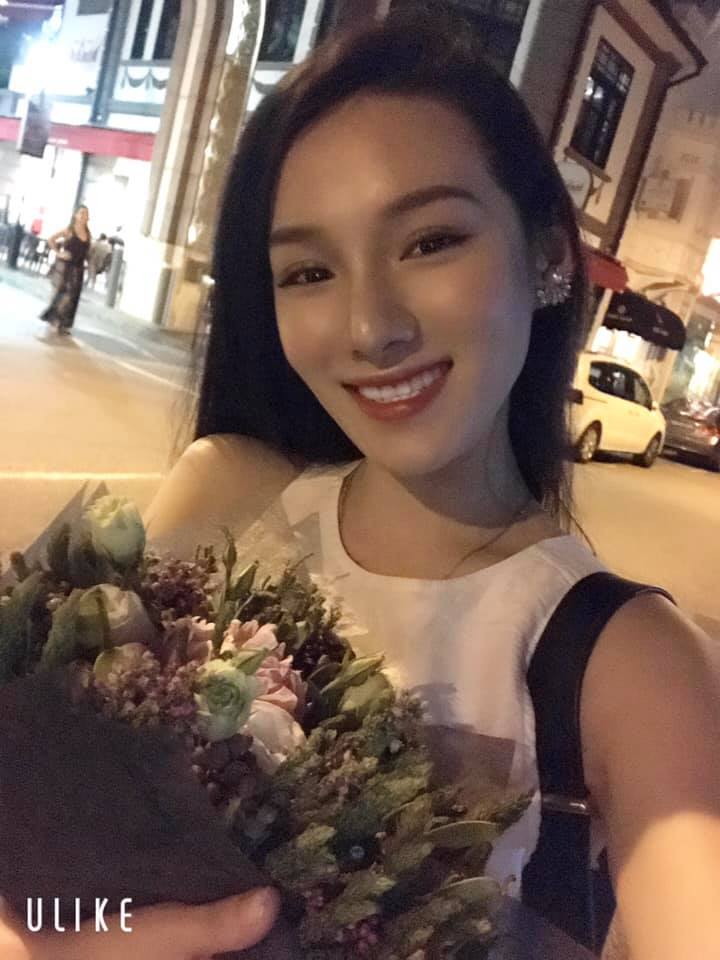
#> input picture training-data/s0/1.jpg, 720 x 960 px
$ python detectFace.py
#> lines starting #> are read from the running program, lines starting #| are printed output that depends on the picture

# coding: utf-8


import cv2
#import os module for reading training data directories and paths
import os
#import numpy to convert python lists to numpy arrays as
#it is needed by OpenCV face recognizers
import numpy as np
from video import create_capture
from common import clock, draw_str

subjects = ["unknown", "Trinh Phu Duy", "Tran Anh Quang"]


#function to detect face using OpenCV
def detect_face(img):
    #convert the test image to gray image as opencv face detector expects gray images
    gray = cv2.cvtColor(img, cv2.COLOR_BGR2GRAY)

    #load OpenCV face detector, I am using LBP which is fast
    #there is also a more accurate but slow Haar classifier
    face_cascade = cv2.CascadeClassifier('C:\\Python27\\Lib\\site-packages\\cv2\\data\\haarcascade_frontalface_alt.xml')

    #let's detect multiscale (some images may be closer to camera than others) images
    #result is a list of faces
    faces = face_cascade.detectMultiScale(gray, scaleFactor=1.2, minNeighbors=5);

    #if no faces are detected then return original img
    if (len(faces) == 0):
        return None, None

    #under the assumption that there will be only one face,
    #extract the face area
    (x, y, w, h) = faces[0]
    data = []
    for face in faces:
        data.append((gray[y:y+w, x:x+h], faces[0]))

    #return only the face part of the image
    return data


def prepare_training_data(data_folder_path):

    #------STEP-1--------
    #get the directories (one directory for each subject) in data folder
#> called with data_folder_path = 'training-data'
    dirs = os.listdir(data_folder_path)

    #list to hold all subject faces
    faces = []
    #list to hold labels for all subjects
    labels = []

    #let's go through each directory and read images within it
    for dir_name in dirs:

        #our subject directories start with letter 's' so
        #ignore any non-relevant directories if any
        if not dir_name.startswith("s"):
            continue;

        label = int(dir_name.replace("s", ""))

        subject_dir_path = data_folder_path + "/" + dir_name

        #get the images names that are inside the given subject directory
        subject_images_names = os.listdir(subject_dir_path)

        #------STEP-3--------
        #go through each image name, read image,
        #detect face and add face to list of faces
        for image_name in subject_images_names:

            #ignore system files like .DS_Store
            if image_name.startswith("."):
                continue;

            #build image path
            #sample image path = training-data/s1/1.pgm
            image_path = subject_dir_path + "/" + image_name

            #read image
            image = cv2.imread(image_path)
#> image is the input picture: shape (960, 720, 3); mean B, G, R 87.9, 100.1, 124

            #display an image window to show the image
            cv2.imshow("Training on image...", cv2.resize(image, (400, 500)))
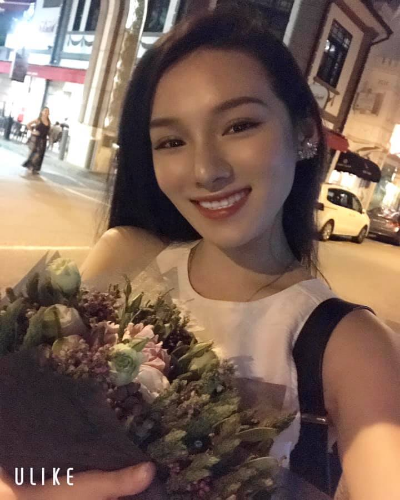
#> window 'Training on image...': shape (500, 400, 3); mean B, G, R 87.8, 100, 123.9
            cv2.waitKey(50)

            #detect face
            data = detect_face(image)
#> in detect_face, `gray = cv2.cvtColor(img, cv2.COLOR_BGR2GRAY)`:
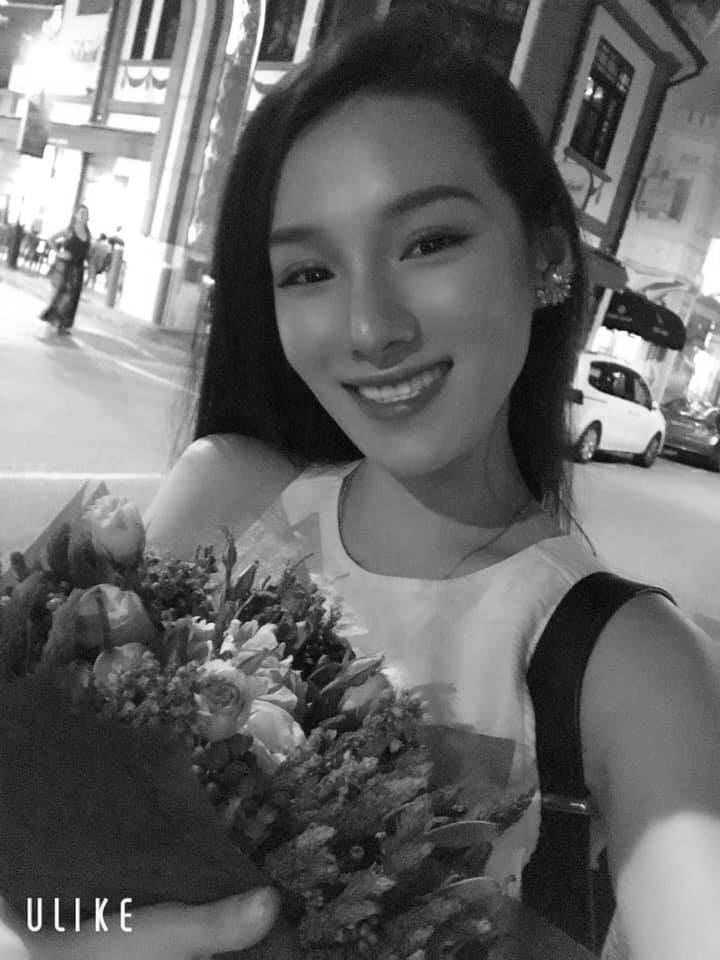
#> gray: shape (960, 720); min 3, max 255, mean 105.9
#> in detect_face, `faces = face_cascade.detectMultiScale(gray, scaleFactor=1.2, minNeighb..`: faces = [[217, 127, 322, 322]]
#> in detect_face, `(x, y, w, h) = faces[0]`: x = 217; y = 127; w = 322
#> the loop in detect_face, `for face in faces:` made 1 pass
#> after the loop in detect_face, `for face in faces:`: data = 1 item
#> data = 1 item

            #------STEP-4--------
            #for the purpose of this tutorial
            #we will ignore faces that are not detected
            if isinstance(data, list):
                face, rect = data[0]
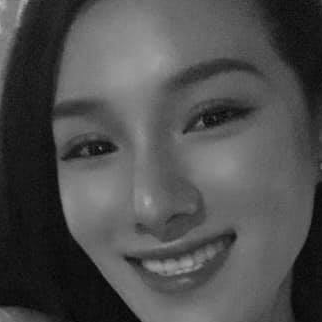
#> face: shape (322, 322); min 4, max 186, mean 77.9
#> rect = [217, 127, 322, 322]
                #add face to list of faces
                faces.append(face)
                #add label for this face
                labels.append(label)

    cv2.destroyAllWindows()
    cv2.waitKey(1)
    cv2.destroyAllWindows()

    return faces, labels

print("Preparing data...")
faces, labels = prepare_training_data("training-data")
print("Data prepared")

#print total faces and labels
print("Total faces: ", len(faces))
print("Total labels: ", len(labels))


#create our LBPH face recognizer
face_recognizer = cv2.face.LBPHFaceRecognizer_create()

#or use EigenFaceRecognizer by replacing above line with
# face_recognizer = cv2.face.EigenFaceRecognizer_create()

#or use FisherFaceRecognizer by replacing above line with
#face_recognizer = cv2.face.FisherFaceRecognizer_create()

#train our face recognizer of our training faces
face_recognizer.train(faces, np.array(labels))

#> (the run stopped early here; a loop or call above may not have finished)
